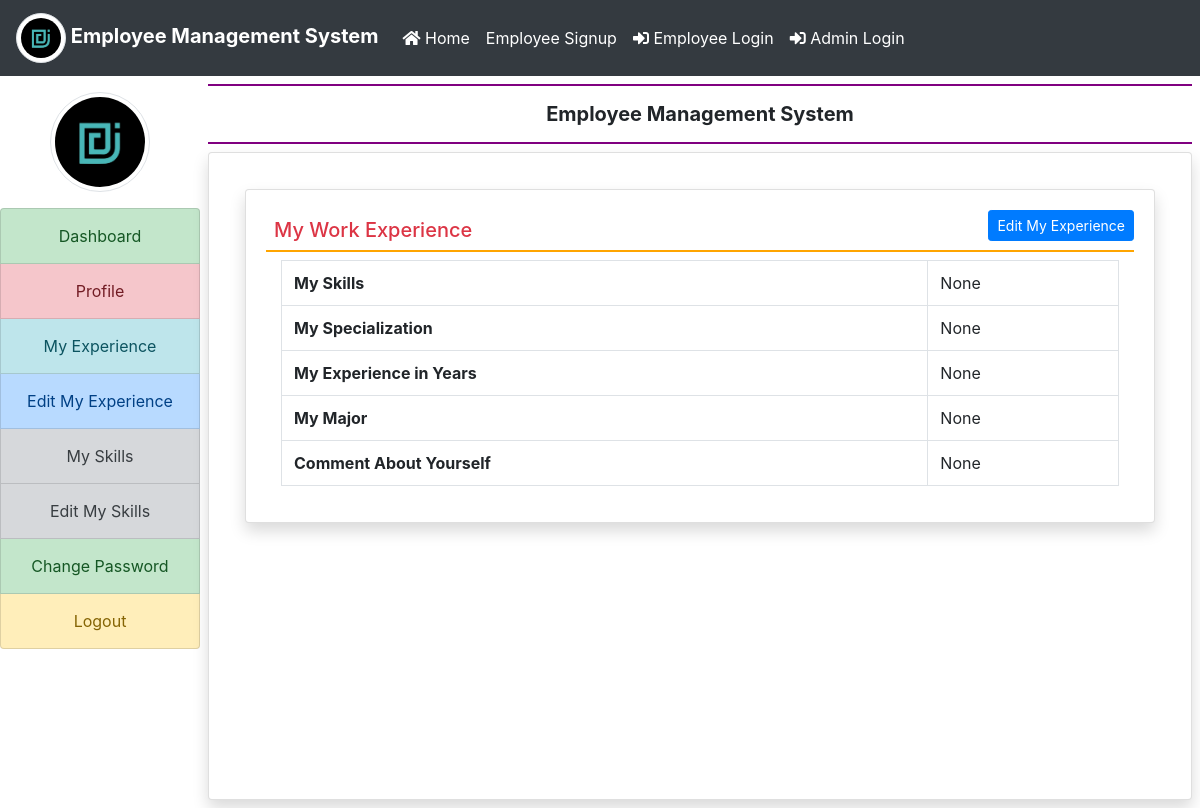
The page /my_experience/ (signed in) on the database its author committed.
### employee/models.py (models this page shows, shortened)
class EmployeeExperience(models.Model):
    user = models.ForeignKey(User, on_delete=models.CASCADE)
    multiskilled = models.CharField(max_length=200, null=True)
    specialization = models.CharField(max_length=100, null=True)
    yearsofexp = models.CharField(max_length=50, null=True)
    major = models.CharField(max_length=100, null=True)
    comment = models.CharField(max_length=300, null=True)

### employee/views.py (the view)
# urls.py: path('my_experience/', my_experience, name='my_experience'),
def my_experience(request):
    if not request.user.is_authenticated:
        return redirect('emp_login')
    user = request.user
    experience = EmployeeExperience.objects.get(user=user)
    return render(request, 'my_experience.html', locals())

### employee/templates/my_experience.html
{% extends 'emp_base.html' %}
{% block main %}
<div class="card shadow m-3">
    <div class="card-body">
        <a href="{% url 'edit_myexperience' %}" class="btn btn-primary float-right btn-sm">Edit My Experience</a>
        <h5 class="p-2 text-danger" style="border-bottom : 2px solid orange">My Work Experience</h5>
        <div class="container-fluid">
            <table class="table table-bordered">
                <tr>
                    <th>My Skills</th>
                    <td>{{experience.multiskilled}}</td>
                </tr>
                <tr>
                    <th>My Specialization</th>
                    <td>{{experience.specialization}}</td>
                </tr>
                <tr>
                    <th>My Experience in Years</th>
                    <td>{{experience.yearsofexp}}</td>
                </tr>
                <tr>
                    <th>My Major</th>
                    <td>{{experience.major}}</td>
                </tr>
                <tr>
                    <th>Comment About Yourself</th>
                    <td>{{experience.comment}}</td>
                </tr>
            </table>
        </div>
    </div>
</div>
{% endblock %}

### rows shown on the page
EmployeeExperience: multiskilled "None", specialization "None", yearsofexp "None", major "None", comment "None"
